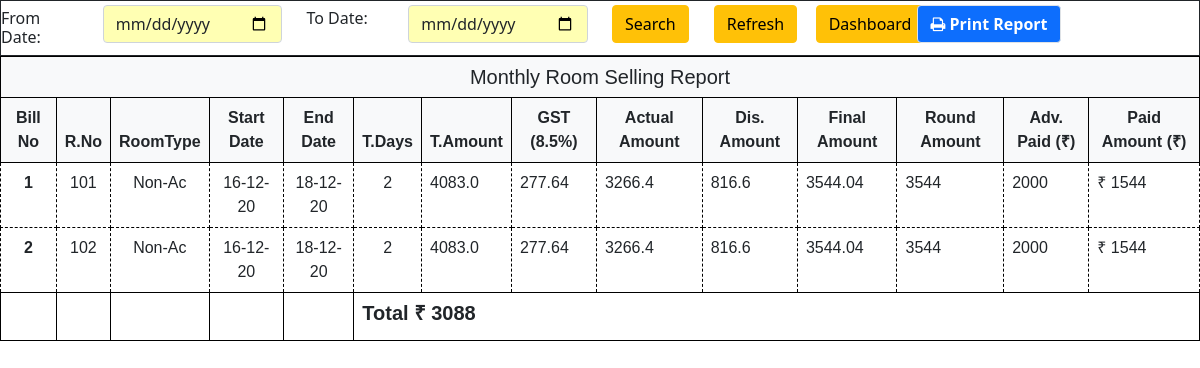
Page /monthlysell/ on the committed database.
### ghouse/models.py (models this page shows, shortened)
class checkinmodel(models.Model):
    chno = models.IntegerField(primary_key=True,blank=True,serialize=True,)
    chindate = models.DateField(default=datetime.now().strftime('%Y-%m-%d'),)
    chintime = models.TimeField(default=datetime.now().strftime('%H:%M:%S'),)
    choutdate = models.DateField()
    chouttime = models.TimeField()
    rno = models.IntegerField()
    rtype = models.CharField(max_length=100)
    rprice = models.IntegerField()
    rstatus = models.BooleanField(default=False)
    fullname = models.CharField(max_length=500)
    companyname = models.CharField(max_length=200)
    designation = models.CharField(max_length=200)
    mobile = models.PositiveIntegerField()
    emailid = models.EmailField(max_length=200)
    city = models.CharField(max_length=100)
    state = models.CharField(max_length=100)
    country = models.CharField(max_length=100,default='India')
    fulladdress = models.TextField(max_length=500)
    chtotaldays = models.CharField(max_length=100,blank=True)
    person = models.IntegerField()
    extraperson = models.IntegerField(default=0)
    extrarate = models.IntegerField(default=0)
    totalextrarate = models.IntegerField(default=0,null=True,blank=True)
    extradays = models.IntegerField(default=1)
    totalamount = models.FloatField(null=True,blank=True)
    actualamount = models.FloatField(null=True,blank=True)
    finalamount = models.DecimalField(default=0,blank=True,decimal_places=2,max_digits=6)
    roundamount = models.IntegerField(null=True,blank=True)
    advancepaidamount = models.IntegerField(default=0,null=True)
    paybleamount = models.IntegerField(null=True,blank=True)
    totalroomtarif = models.IntegerField(default=0,blank=True)
    roomamount = models.IntegerField(default=0,blank=True)
    gstamount = models.DecimalField(default=0,blank=True,decimal_places=2,max_digits=6)
    foodbillamount = models.IntegerField(default=0)
    laundybill = models.IntegerField(default=0)
    phonebill = models.IntegerField(default=0)
    Internetcharge = models.IntegerField(default=0)
    otherchargelable = models.CharField(blank=True,max_length=100)
    othercharge = models.IntegerField(default=0,null=True,blank=True)
    gst = models.FloatField(null=True,blank=True)
    gstshow = models.FloatField(null=True,blank=True)
    discount = models.IntegerField(default=0,blank=True)
    discountamount = models.FloatField(null=True,blank=True)
    paymethod = models.CharField(max_length=200,default='Cash')
    objects = models.Manager()

### ghouse/views.py (the view)
# urls.py: path('monthlysell/',monthlysell,name='monthlysell'),
def monthlysell(request):
    alldata = checkinmodel.objects.all()
    filterdata = monthlysellingrpt(request.GET, queryset=alldata)
    alldata = filterdata.qs
    sumofpaybleamount = alldata.aggregate(Sum('paybleamount'))[
        'paybleamount__sum']
    showgst = checkinmodel.objects.all()
    context = {'alldata': alldata, 'filterdata': filterdata,
               'sumofpaybleamount': sumofpaybleamount, 'showgst': showgst}
    return render(request, 'monthlysellingreport.html', context)

### ghouse/templates/monthlysellingreport.html (shortened to what this page needs)
{% load widget_tweaks %}
{% load static %}
<!DOCTYPE html>
<html>
<head>
  <link href="https://cdn.jsdelivr.net/npm/bootstrap@5.0.0-alpha3/dist/css/bootstrap.min.css" rel="stylesheet"
>
    <link rel="stylesheet" href="https://stackpath.bootstrapcdn.com/font-awesome/4.7.0/css/font-awesome.min.css">
</head>
<body>
  <div class="page" style="border: solid; border-width: 1px;">
    <div class=" mx-auto">
      <div>
        <form action="" method="GET">
          <div class="row">
            <div id="hello" class="col-1 text-right mt-2 h6 ">{{ filterdata.form.fromdate.label_tag }}</div>
            <div id="hello" class="col-2 mt-1 ">
              {% render_field filterdata.form.fromdate class="form-control" type="date" style="background-color: #ffffb3;" %}
            </div>
            <div id="hello" class="col-1 text-right mt-2 h6 ">{{ filterdata.form.todate.label_tag }}</div>
            <div id="hello" class="col-2 mt-1 mb-1 ">
              {% render_field filterdata.form.todate class="form-control" type="date" style="background-color: #ffffb3;" %}
            </div>
            <div id="hello" class="col-1 mt-1 mb-1 "><button class="btn btn-warning" type="submit">Search</button></div>
            <div id="hello" class="col-1 mt-1 mb-1"><a href="{% url 'monthlysell' %}"
                class="btn btn-warning">Refresh</a></div>
            <div id="hello" class="col-1 mr-1 mt-1 mb-1"><a href="{% url 'dashboard' %}"
                class="btn btn-warning">Dashboard</a></div>
            <div id="hello" class="col-2 mr-1 mt-1 mb-1"><button id="hello" class=" border btn btn-primary   "
                type="button" onClick="window.print()"><b><i class="fa fa-print"></i> Print Report</b></button></div>
          </div>
        </form>
      </div>
    </div>
  </div>
  <div class="">
    <table class="table table-bordered" style="font-size: 1rem; font-family: Arial, Helvetica, sans-serif;">
      <thead class="bg-light">
        <tr>
          <th class="h5 text-bold text-center" colspan="14" style="border-width: 1px; border-style: solid; border-color: black;">
            Monthly Room Selling Report
          </th>
        </tr>
        <tr style="border-width: 1px; border-style: solid; border-color: black;">
          <th class="text-center">Bill No</th>
          <th class="text-center">R.No</th>
          <th class="text-center">RoomType</th>
          <th class="text-center">Start Date</th>
          <th class="text-center">End Date</th>
          <th class="text-center">T.Days</th>
          <th class="text-center">T.Amount</th>
          <th class="text-center">GST (8.5%)</th>
          <th class="text-center">Actual Amount</th>
          <th class="text-center">Dis. Amount</th>
          <th class="text-center">Final Amount</th>
          <th class="text-center">Round Amount</th>
          <th class="text-center">Adv. Paid (₹)</th>
          <th class="text-center">Paid Amount (₹)</th>
        </tr>
      </thead>
      <tbody>
        {% for i in alldata %}
        <tr style="border-width: 1px; border-style: dashed; border-color: black;">
          <td style="border-width: 1px; border-style: dashed; border-color: black;" class="text-center">
            <strong>{{i.chno}}</strong></td>
          <td style="border-width: 1px; border-style: dashed; border-color: black;" class="text-center">{{i.rno}}</td>
          <td style="border-width: 1px; border-style: dashed; border-color: black;" class="text-center">{{i.rtype}}
          </td>
          <td style="border-width: 1px; border-style: dashed; border-color: black;" class="text-center">
            {{i.chindate|date:'d-m-y'}}</td>
          <td style=" border-width: 1px; border-style: dashed; border-color: black;" class="text-center">
            {{i.choutdate|date:'d-m-y'}}</td>
          <td style="border-width: 1px; border-style: dashed; border-color: black;" class="text-center">
            {{i.chtotaldays}}</td>
          <td style="border-width: 1px; border-style: dashed; border-color: black;" class="text-right">
            {{i.totalamount}}</td>
          <td style="border-width: 1px; border-style: dashed; border-color: black;" class="text-right">
            {{i.gstamount}}</td>
          <td style="border-width: 1px; border-style: dashed; border-color: black;" class="text-right">
            {{i.actualamount}}</td>
          <td style="border-width: 1px; border-style: dashed; border-color: black;" class="text-right">
            {{i.discountamount}}</td>
          <td style="border-width: 1px; border-style: dashed; border-color: black;" class="text-right">
            {{i.finalamount}}</td>
          <td style="border-width: 1px; border-style: dashed; border-color: black;" class="text-right">
            {{i.roundamount}}</td>
          <td style="border-width: 1px; border-style: dashed; border-color: black;" class="text-right">
            {{i.advancepaidamount}}</td>
          <td style="border-width: 1px; border-style: dashed; border-color: black;" class="text-right">₹
            {{i.paybleamount}}</td>
        </tr>
        {% empty %}
        <div class="alert alert-danger text-center"><b>------ No Any Record Found ------</b></div>
        {% endfor %}
        <tr style="border-width: 1px; border-style: solid; border-color: black;">
          <td></td>
          <td></td>
          <td></td>
          <td></td>
          <td></td>
          <td colspan="9" class="h5" style="height: 3rem; "><b>Total</b> <b class="float-right">₹
              {{sumofpaybleamount}}</b></td>
        </tr>
      </tbody>
    </table>
  </div>
</body>
</html>

### rows in the picture
checkinmodel: chno "1", rno "101", rtype "Non-Ac", chindate "16-12-20", choutdate "18-12-20", chtotaldays "2", totalamount "4083.0", gstamount "277.64", actualamount "3266.4", discountamount "816.6", finalamount "3544.04", roundamount "3544", advancepaidamount "2000", paybleamount "1544"
checkinmodel: chno "2", rno "102", rtype "Non-Ac", chindate "16-12-20", choutdate "18-12-20", chtotaldays "2", totalamount "4083.0", gstamount "277.64", actualamount "3266.4", discountamount "816.6", finalamount "3544.04", roundamount "3544", advancepaidamount "2000", paybleamount "1544"

### other values in the picture
{{ filterdata.form.fromdate.label_tag }} "From Date:"
{{ filterdata.form.todate.label_tag }} "To Date:"
{{ sumofpaybleamount }} "3088"
